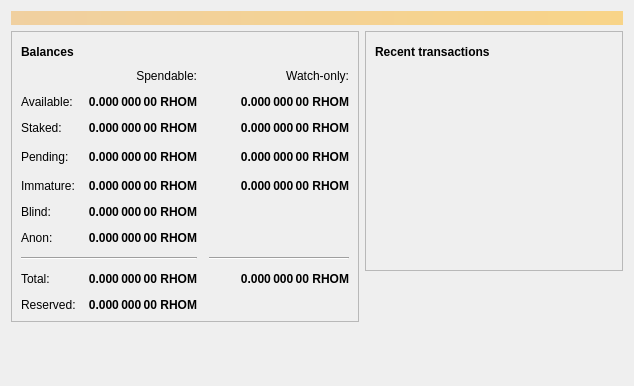
<?xml version="1.0" encoding="UTF-8"?>
<ui version="4.0">
 <class>OverviewPage</class>
 <widget class="QWidget" name="OverviewPage">
  <property name="geometry">
   <rect>
    <x>0</x>
    <y>0</y>
    <width>634</width>
    <height>386</height>
   </rect>
  </property>
  <property name="windowTitle">
   <string>Form</string>
  </property>
  <layout class="QVBoxLayout" name="topLayout">
   <item>
    <widget class="QLabel" name="labelAlerts">
     <property name="visible">
      <bool>false</bool>
     </property>
     <property name="styleSheet">
      <string notr="true">QLabel { background-color: qlineargradient(x1: 0, y1: 0, x2: 1, y2: 0, stop:0 #F0D0A0, stop:1 #F8D488); color:#000000; }</string>
     </property>
     <property name="wordWrap">
      <bool>true</bool>
     </property>
     <property name="margin">
      <number>3</number>
     </property>
     <property name="textInteractionFlags">
      <set>Qt::TextSelectableByMouse</set>
     </property>
    </widget>
   </item>
   <item>
    <layout class="QHBoxLayout" name="horizontalLayout" stretch="1,1">
     <item>
      <layout class="QVBoxLayout" name="verticalLayout_2">
       <item>
        <widget class="QFrame" name="frame">
         <property name="frameShape">
          <enum>QFrame::StyledPanel</enum>
         </property>
         <property name="frameShadow">
          <enum>QFrame::Raised</enum>
         </property>
         <layout class="QVBoxLayout" name="verticalLayout_4">
          <item>
           <layout class="QHBoxLayout" name="horizontalLayout_4">
            <item>
             <widget class="QLabel" name="label_5">
              <property name="font">
               <font>
                <weight>75</weight>
                <bold>true</bold>
               </font>
              </property>
              <property name="text">
               <string>Balances</string>
              </property>
             </widget>
            </item>
            <item>
             <widget class="QPushButton" name="labelWalletStatus">
              <property name="enabled">
               <bool>true</bool>
              </property>
              <property name="maximumSize">
               <size>
                <width>30</width>
                <height>16777215</height>
               </size>
              </property>
              <property name="toolTip">
               <string>The displayed information may be out of date. Your wallet automatically synchronizes with the Rhombus network after a connection is established, but this process has not completed yet.</string>
              </property>
              <property name="text">
               <string/>
              </property>
              <property name="icon">
               <iconset>
                <normaloff>:/icons/warning</normaloff>
                <disabledoff>:/icons/warning</disabledoff>:/icons/warning</iconset>
              </property>
              <property name="iconSize">
               <size>
                <width>24</width>
                <height>24</height>
               </size>
              </property>
              <property name="flat">
               <bool>true</bool>
              </property>
             </widget>
            </item>
            <item>
             <spacer name="horizontalSpacer_3">
              <property name="orientation">
               <enum>Qt::Horizontal</enum>
              </property>
              <property name="sizeHint" stdset="0">
               <size>
                <width>40</width>
                <height>20</height>
               </size>
              </property>
             </spacer>
            </item>
           </layout>
          </item>
          <item>
           <layout class="QGridLayout" name="gridLayout">
            <property name="spacing">
             <number>12</number>
            </property>
            <item row="2" column="1">
             <widget class="QLabel" name="labelStaked">
              <property name="font">
               <font>
                <weight>75</weight>
                <bold>true</bold>
               </font>
              </property>
              <property name="cursor">
               <cursorShape>IBeamCursor</cursorShape>
              </property>
              <property name="toolTip">
               <string>Your current staked balance</string>
              </property>
              <property name="text">
               <string notr="true">0.000 000 00 RHOM</string>
              </property>
              <property name="alignment">
               <set>Qt::AlignRight|Qt::AlignTrailing|Qt::AlignVCenter</set>
              </property>
              <property name="textInteractionFlags">
               <set>Qt::LinksAccessibleByMouse|Qt::TextSelectableByKeyboard|Qt::TextSelectableByMouse</set>
              </property>
             </widget>
            </item>
            <item row="2" column="2">
             <widget class="QLabel" name="labelWatchStaked">
              <property name="font">
               <font>
                <weight>75</weight>
                <bold>true</bold>
               </font>
              </property>
              <property name="cursor">
               <cursorShape>IBeamCursor</cursorShape>
              </property>
              <property name="toolTip">
               <string>Your current watch-only staked balance</string>
              </property>
              <property name="text">
               <string notr="true">0.000 000 00 RHOM</string>
              </property>
              <property name="alignment">
               <set>Qt::AlignRight|Qt::AlignTrailing|Qt::AlignVCenter</set>
              </property>
              <property name="textInteractionFlags">
               <set>Qt::LinksAccessibleByMouse|Qt::TextSelectableByKeyboard|Qt::TextSelectableByMouse</set>
              </property>
             </widget>
            </item>
            <item row="4" column="2">
             <widget class="QLabel" name="labelWatchImmature">
              <property name="font">
               <font>
                <weight>75</weight>
                <bold>true</bold>
               </font>
              </property>
              <property name="cursor">
               <cursorShape>IBeamCursor</cursorShape>
              </property>
              <property name="toolTip">
               <string>Mined balance in watch-only addresses that has not yet matured</string>
              </property>
              <property name="text">
               <string notr="true">0.000 000 00 RHOM</string>
              </property>
              <property name="alignment">
               <set>Qt::AlignRight|Qt::AlignTrailing|Qt::AlignVCenter</set>
              </property>
              <property name="textInteractionFlags">
               <set>Qt::LinksAccessibleByMouse|Qt::TextSelectableByKeyboard|Qt::TextSelectableByMouse</set>
              </property>
             </widget>
            </item>
            <item row="3" column="3">
             <spacer name="horizontalSpacer_2">
              <property name="orientation">
               <enum>Qt::Horizontal</enum>
              </property>
              <property name="sizeHint" stdset="0">
               <size>
                <width>40</width>
                <height>20</height>
               </size>
              </property>
             </spacer>
            </item>
            <item row="4" column="1">
             <widget class="QLabel" name="labelImmature">
              <property name="font">
               <font>
                <weight>75</weight>
                <bold>true</bold>
               </font>
              </property>
              <property name="cursor">
               <cursorShape>IBeamCursor</cursorShape>
              </property>
              <property name="toolTip">
               <string>Mined balance that has not yet matured</string>
              </property>
              <property name="text">
               <string notr="true">0.000 000 00 RHOM</string>
              </property>
              <property name="alignment">
               <set>Qt::AlignRight|Qt::AlignTrailing|Qt::AlignVCenter</set>
              </property>
              <property name="textInteractionFlags">
               <set>Qt::LinksAccessibleByMouse|Qt::TextSelectableByKeyboard|Qt::TextSelectableByMouse</set>
              </property>
             </widget>
            </item>
            <item row="3" column="2">
             <widget class="QLabel" name="labelWatchPending">
              <property name="font">
               <font>
                <weight>75</weight>
                <bold>true</bold>
               </font>
              </property>
              <property name="cursor">
               <cursorShape>IBeamCursor</cursorShape>
              </property>
              <property name="toolTip">
               <string>Unconfirmed transactions to watch-only addresses</string>
              </property>
              <property name="text">
               <string notr="true">0.000 000 00 RHOM</string>
              </property>
              <property name="alignment">
               <set>Qt::AlignRight|Qt::AlignTrailing|Qt::AlignVCenter</set>
              </property>
              <property name="textInteractionFlags">
               <set>Qt::LinksAccessibleByMouse|Qt::TextSelectableByKeyboard|Qt::TextSelectableByMouse</set>
              </property>
             </widget>
            </item>
            <item row="3" column="1">
             <widget class="QLabel" name="labelUnconfirmed">
              <property name="font">
               <font>
                <weight>75</weight>
                <bold>true</bold>
               </font>
              </property>
              <property name="cursor">
               <cursorShape>IBeamCursor</cursorShape>
              </property>
              <property name="toolTip">
               <string>Total of transactions that have yet to be confirmed, and do not yet count toward the spendable balance</string>
              </property>
              <property name="text">
               <string notr="true">0.000 000 00 RHOM</string>
              </property>
              <property name="alignment">
               <set>Qt::AlignRight|Qt::AlignTrailing|Qt::AlignVCenter</set>
              </property>
              <property name="textInteractionFlags">
               <set>Qt::LinksAccessibleByMouse|Qt::TextSelectableByKeyboard|Qt::TextSelectableByMouse</set>
              </property>
             </widget>
            </item>
            <item row="2" column="0">
             <widget class="QLabel" name="labelStakedText">
              <property name="text">
               <string>Staked:</string>
              </property>
             </widget>
            </item>
            <item row="7" column="2">
             <widget class="Line" name="lineWatchBalance">
              <property name="sizePolicy">
               <sizepolicy hsizetype="Preferred" vsizetype="Fixed">
                <horstretch>0</horstretch>
                <verstretch>0</verstretch>
               </sizepolicy>
              </property>
              <property name="minimumSize">
               <size>
                <width>140</width>
                <height>0</height>
               </size>
              </property>
              <property name="orientation">
               <enum>Qt::Horizontal</enum>
              </property>
             </widget>
            </item>
            <item row="8" column="2">
             <widget class="QLabel" name="labelWatchTotal">
              <property name="font">
               <font>
                <weight>75</weight>
                <bold>true</bold>
               </font>
              </property>
              <property name="cursor">
               <cursorShape>IBeamCursor</cursorShape>
              </property>
              <property name="toolTip">
               <string>Current total balance in watch-only addresses</string>
              </property>
              <property name="text">
               <string notr="true">0.000 000 00 RHOM</string>
              </property>
              <property name="alignment">
               <set>Qt::AlignRight|Qt::AlignTrailing|Qt::AlignVCenter</set>
              </property>
              <property name="textInteractionFlags">
               <set>Qt::LinksAccessibleByMouse|Qt::TextSelectableByKeyboard|Qt::TextSelectableByMouse</set>
              </property>
             </widget>
            </item>
            <item row="8" column="0">
             <widget class="QLabel" name="labelTotalText">
              <property name="text">
               <string>Total:</string>
              </property>
             </widget>
            </item>
            <item row="8" column="1">
             <widget class="QLabel" name="labelTotal">
              <property name="font">
               <font>
                <weight>75</weight>
                <bold>true</bold>
               </font>
              </property>
              <property name="cursor">
               <cursorShape>IBeamCursor</cursorShape>
              </property>
              <property name="toolTip">
               <string>Your current total balance</string>
              </property>
              <property name="text">
               <string notr="true">0.000 000 00 RHOM</string>
              </property>
              <property name="alignment">
               <set>Qt::AlignRight|Qt::AlignTrailing|Qt::AlignVCenter</set>
              </property>
              <property name="textInteractionFlags">
               <set>Qt::LinksAccessibleByMouse|Qt::TextSelectableByKeyboard|Qt::TextSelectableByMouse</set>
              </property>
             </widget>
            </item>
            <item row="0" column="2">
             <widget class="QLabel" name="labelWatchonly">
              <property name="text">
               <string>Watch-only:</string>
              </property>
              <property name="alignment">
               <set>Qt::AlignRight|Qt::AlignTrailing|Qt::AlignVCenter</set>
              </property>
             </widget>
            </item>
            <item row="7" column="0" colspan="2">
             <widget class="Line" name="line">
              <property name="orientation">
               <enum>Qt::Horizontal</enum>
              </property>
             </widget>
            </item>
            <item row="1" column="0">
             <widget class="QLabel" name="labelBalanceText">
              <property name="text">
               <string>Available:</string>
              </property>
             </widget>
            </item>
            <item row="4" column="0">
             <widget class="QLabel" name="labelImmatureText">
              <property name="text">
               <string>Immature:</string>
              </property>
             </widget>
            </item>
            <item row="1" column="2">
             <widget class="QLabel" name="labelWatchAvailable">
              <property name="font">
               <font>
                <weight>75</weight>
                <bold>true</bold>
               </font>
              </property>
              <property name="cursor">
               <cursorShape>IBeamCursor</cursorShape>
              </property>
              <property name="toolTip">
               <string>Your current balance in watch-only addresses</string>
              </property>
              <property name="text">
               <string notr="true">0.000 000 00 RHOM</string>
              </property>
              <property name="alignment">
               <set>Qt::AlignRight|Qt::AlignTrailing|Qt::AlignVCenter</set>
              </property>
              <property name="textInteractionFlags">
               <set>Qt::LinksAccessibleByMouse|Qt::TextSelectableByKeyboard|Qt::TextSelectableByMouse</set>
              </property>
             </widget>
            </item>
            <item row="3" column="0">
             <widget class="QLabel" name="labelPendingText">
              <property name="text">
               <string>Pending:</string>
              </property>
             </widget>
            </item>
            <item row="0" column="1">
             <widget class="QLabel" name="labelSpendable">
              <property name="text">
               <string>Spendable:</string>
              </property>
              <property name="alignment">
               <set>Qt::AlignRight|Qt::AlignTrailing|Qt::AlignVCenter</set>
              </property>
             </widget>
            </item>
            <item row="5" column="0">
             <widget class="QLabel" name="labelBlindBalanceText">
              <property name="text">
               <string>Blind:</string>
              </property>
             </widget>
            </item>
            <item row="5" column="1">
             <widget class="QLabel" name="labelBlindBalance">
              <property name="font">
               <font>
                <weight>75</weight>
                <bold>true</bold>
               </font>
              </property>
              <property name="cursor">
               <cursorShape>IBeamCursor</cursorShape>
              </property>
              <property name="toolTip">
               <string>Your current spendable blinded balance</string>
              </property>
              <property name="text">
               <string notr="true">0.000 000 00 RHOM</string>
              </property>
              <property name="alignment">
               <set>Qt::AlignRight|Qt::AlignTrailing|Qt::AlignVCenter</set>
              </property>
              <property name="textInteractionFlags">
               <set>Qt::LinksAccessibleByMouse|Qt::TextSelectableByKeyboard|Qt::TextSelectableByMouse</set>
              </property>
             </widget>
            </item>
            <item row="6" column="0">
             <widget class="QLabel" name="labelAnonText">
              <property name="text">
               <string>Anon:</string>
              </property>
             </widget>
            </item>
            <item row="6" column="1">
             <widget class="QLabel" name="labelAnonBalance">
              <property name="font">
               <font>
                <weight>75</weight>
                <bold>true</bold>
               </font>
              </property>
              <property name="cursor">
               <cursorShape>IBeamCursor</cursorShape>
              </property>
              <property name="toolTip">
               <string>Your current spendable anon balance</string>
              </property>
              <property name="text">
               <string notr="true">0.000 000 00 RHOM</string>
              </property>
              <property name="alignment">
               <set>Qt::AlignRight|Qt::AlignTrailing|Qt::AlignVCenter</set>
              </property>
              <property name="textInteractionFlags">
               <set>Qt::LinksAccessibleByMouse|Qt::TextSelectableByKeyboard|Qt::TextSelectableByMouse</set>
              </property>
             </widget>
            </item>
            <item row="1" column="1">
             <widget class="QLabel" name="labelBalance">
              <property name="font">
               <font>
                <weight>75</weight>
                <bold>true</bold>
               </font>
              </property>
              <property name="cursor">
               <cursorShape>IBeamCursor</cursorShape>
              </property>
              <property name="toolTip">
               <string>Your current spendable balance</string>
              </property>
              <property name="text">
               <string notr="true">0.000 000 00 RHOM</string>
              </property>
              <property name="alignment">
               <set>Qt::AlignRight|Qt::AlignTrailing|Qt::AlignVCenter</set>
              </property>
              <property name="textInteractionFlags">
               <set>Qt::LinksAccessibleByMouse|Qt::TextSelectableByKeyboard|Qt::TextSelectableByMouse</set>
              </property>
             </widget>
            </item>
            <item row="9" column="0">
             <widget class="QLabel" name="labelReservedText">
              <property name="text">
               <string>Reserved:</string>
              </property>
             </widget>
            </item>
            <item row="9" column="1">
             <widget class="QLabel" name="labelReserved">
              <property name="font">
               <font>
                <weight>75</weight>
                <bold>true</bold>
               </font>
              </property>
              <property name="cursor">
               <cursorShape>IBeamCursor</cursorShape>
              </property>
              <property name="toolTip">
               <string>Your current spendable balance</string>
              </property>
              <property name="text">
               <string notr="true">0.000 000 00 RHOM</string>
              </property>
              <property name="alignment">
               <set>Qt::AlignRight|Qt::AlignTrailing|Qt::AlignVCenter</set>
              </property>
              <property name="textInteractionFlags">
               <set>Qt::LinksAccessibleByMouse|Qt::TextSelectableByKeyboard|Qt::TextSelectableByMouse</set>
              </property>
             </widget>
            </item>
           </layout>
          </item>
         </layout>
        </widget>
       </item>
       <item>
        <spacer name="verticalSpacer">
         <property name="orientation">
          <enum>Qt::Vertical</enum>
         </property>
         <property name="sizeHint" stdset="0">
          <size>
           <width>20</width>
           <height>40</height>
          </size>
         </property>
        </spacer>
       </item>
      </layout>
     </item>
     <item>
      <layout class="QVBoxLayout" name="verticalLayout_3">
       <item>
        <widget class="QFrame" name="frame_2">
         <property name="frameShape">
          <enum>QFrame::StyledPanel</enum>
         </property>
         <property name="frameShadow">
          <enum>QFrame::Raised</enum>
         </property>
         <layout class="QVBoxLayout" name="verticalLayout">
          <item>
           <layout class="QHBoxLayout" name="horizontalLayout_2">
            <item>
             <widget class="QLabel" name="label_4">
              <property name="font">
               <font>
                <weight>75</weight>
                <bold>true</bold>
               </font>
              </property>
              <property name="text">
               <string>Recent transactions</string>
              </property>
             </widget>
            </item>
            <item>
             <widget class="QPushButton" name="labelTransactionsStatus">
              <property name="enabled">
               <bool>true</bool>
              </property>
              <property name="maximumSize">
               <size>
                <width>30</width>
                <height>16777215</height>
               </size>
              </property>
              <property name="toolTip">
               <string>The displayed information may be out of date. Your wallet automatically synchronizes with the Rhombus network after a connection is established, but this process has not completed yet.</string>
              </property>
              <property name="text">
               <string/>
              </property>
              <property name="icon">
               <iconset>
                <normaloff>:/icons/warning</normaloff>
                <disabledoff>:/icons/warning</disabledoff>:/icons/warning</iconset>
              </property>
              <property name="iconSize">
               <size>
                <width>24</width>
                <height>24</height>
               </size>
              </property>
              <property name="flat">
               <bool>true</bool>
              </property>
             </widget>
            </item>
            <item>
             <spacer name="horizontalSpacer">
              <property name="orientation">
               <enum>Qt::Horizontal</enum>
              </property>
              <property name="sizeHint" stdset="0">
               <size>
                <width>40</width>
                <height>20</height>
               </size>
              </property>
             </spacer>
            </item>
           </layout>
          </item>
          <item>
           <widget class="QListView" name="listTransactions">
            <property name="styleSheet">
             <string notr="true">QListView { background: transparent; }</string>
            </property>
            <property name="frameShape">
             <enum>QFrame::NoFrame</enum>
            </property>
            <property name="verticalScrollBarPolicy">
             <enum>Qt::ScrollBarAlwaysOff</enum>
            </property>
            <property name="horizontalScrollBarPolicy">
             <enum>Qt::ScrollBarAlwaysOff</enum>
            </property>
            <property name="selectionMode">
             <enum>QAbstractItemView::NoSelection</enum>
            </property>
           </widget>
          </item>
         </layout>
        </widget>
       </item>
       <item>
        <spacer name="verticalSpacer_2">
         <property name="orientation">
          <enum>Qt::Vertical</enum>
         </property>
         <property name="sizeHint" stdset="0">
          <size>
           <width>20</width>
           <height>40</height>
          </size>
         </property>
        </spacer>
       </item>
      </layout>
     </item>
    </layout>
   </item>
  </layout>
 </widget>
 <resources/>
 <connections/>
</ui>
